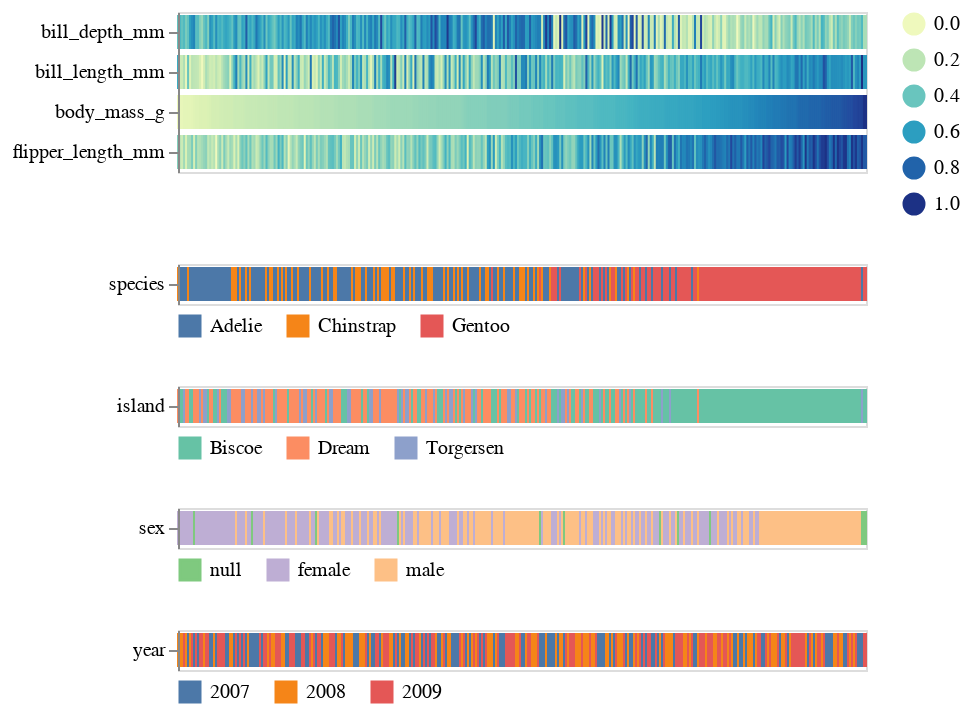

The notebook cell saved with this chart:
### Markdown cell above
If you want to look at all non-nummerical columns,
but don't like the idea of typing them out by hand,
you can use the dataframe method `select_dtypes`.

Viewing all the categorical values at once can be a bit confusing at first glance,
but if we study the plot carefully we can see some patterns,
e.g. it appears that almost all the heaviest penguins
are males of the Gentoo species living on the Biscoe island.

### Code cell
aly.heatmap(penguins, penguins.select_dtypes(exclude='number').columns, 'body_mass_g')

### Figure 1 — Vega-Lite specification as saved in the notebook (floating-point values rounded to 4 significant figures; data arrays with more than 128 entries replaced by an {"elided": "..."} marker saying what was removed)
{"config": {"view": {"continuousWidth": 400, "continuousHeight": 300}}, "vconcat": [{"data": {"name": "data-317093484a25e9fefad691baff19bf08"}, "mark": {"type": "rect", "height": 16}, "encoding": {"color": {"type": "quantitative", "field": "value", "legend": {"orient": "right", "type": "gradient"}, "scale": {"scheme": "yellowgreenblue"}, "title": null}, "stroke": {"type": "quantitative", "field": "value", "scale": {"scheme": "yellowgreenblue"}}, "tooltip": {"type": "quantitative", "field": "value"}, "x": {"type": "ordinal", "axis": null, "field": "index", "title": null}, "y": {"type": "nominal", "field": "key", "title": null}}, "transform": [{"window": [{"op": "count", "as": "index"}]}, {"fold": ["bill_length_mm", "bill_depth_mm", "flipper_length_mm", "body_mass_g"]}], "width": 344}, {"data": {"name": "data-6e64eb4fe4cbcf1f13aca726c6c76d95"}, "mark": {"type": "rect", "height": 16}, "encoding": {"color": {"type": "nominal", "field": "value", "legend": {"offset": 5, "orient": "bottom"}, "scale": {"scheme": "tableau10"}, "title": null}, "stroke": {"type": "nominal", "field": "value", "scale": {"scheme": "tableau10"}}, "tooltip": {"type": "nominal", "field": "value"}, "x": {"type": "ordinal", "axis": null, "field": "index", "title": null}, "y": {"type": "nominal", "field": "key", "title": null}}, "transform": [{"window": [{"op": "count", "as": "index"}]}, {"fold": ["species"]}], "width": 344}, {"data": {"name": "data-d9fbcdb32ff05a4c89b570954117d88d"}, "mark": {"type": "rect", "height": 16}, "encoding": {"color": {"type": "nominal", "field": "value", "legend": {"offset": 5, "orient": "bottom"}, "scale": {"scheme": "set2"}, "title": null}, "stroke": {"type": "nominal", "field": "value", "scale": {"scheme": "set2"}}, "tooltip": {"type": "nominal", "field": "value"}, "x": {"type": "ordinal", "axis": null, "field": "index", "title": null}, "y": {"type": "nominal", "field": "key", "title": null}}, "transform": [{"window": [{"op": "count", "as": "index"}]}, {"fold": ["island"]}], "width": 344}, {"data": {"name": "data-e78913b13cd1158168f1962201de4d49"}, "mark": {"type": "rect", "height": 16}, "encoding": {"color": {"type": "nominal", "field": "value", "legend": {"offset": 5, "orient": "bottom"}, "scale": {"scheme": "accent"}, "title": null}, "stroke": {"type": "nominal", "field": "value", "scale": {"scheme": "accent"}}, "tooltip": {"type": "nominal", "field": "value"}, "x": {"type": "ordinal", "axis": null, "field": "index", "title": null}, "y": {"type": "nominal", "field": "key", "title": null}}, "transform": [{"window": [{"op": "count", "as": "index"}]}, {"fold": ["sex"]}], "width": 344}, {"data": {"name": "data-3c9be41be00260a86bf4aa9774dff912"}, "mark": {"type": "rect", "height": 16}, "encoding": {"color": {"type": "nominal", "field": "value", "legend": {"offset": 5, "orient": "bottom"}, "scale": {"scheme": "tableau10"}, "title": null}, "stroke": {"type": "nominal", "field": "value", "scale": {"scheme": "tableau10"}}, "tooltip": {"type": "nominal", "field": "value"}, "x": {"type": "ordinal", "axis": null, "field": "index", "title": null}, "y": {"type": "nominal", "field": "key", "title": null}}, "transform": [{"window": [{"op": "count", "as": "index"}]}, {"fold": ["year"]}], "width": 344}], "$schema": "https://vega.github.io/schema/vega-lite/v4.8.1.json", "datasets": {"data-317093484a25e9fefad691baff19bf08": {"elided": "344 records"}, "data-6e64eb4fe4cbcf1f13aca726c6c76d95": {"elided": "344 records"}, "data-d9fbcdb32ff05a4c89b570954117d88d": {"elided": "344 records"}, "data-e78913b13cd1158168f1962201de4d49": {"elided": "344 records"}, "data-3c9be41be00260a86bf4aa9774dff912": {"elided": "344 records"}}}
